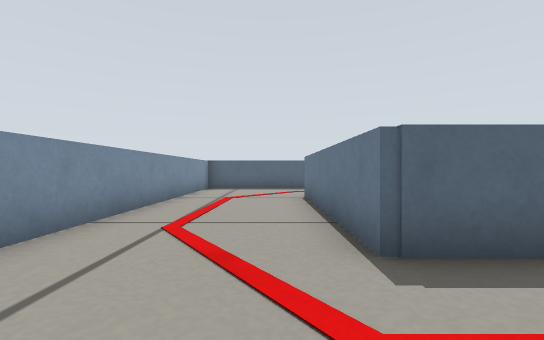
view 1 (above)

23 first-person views from a walk through a Gazebo world. The camera is 0.2 m above the floor, looks level and sees 85° across. The floor is counted in squares, 0.25 m on a side. Each view is taken from the middle of a square. On the plan, view 1 faces up. The plan holds only what a view shows up to about 11 squares ahead; the rest is blank.

view 2
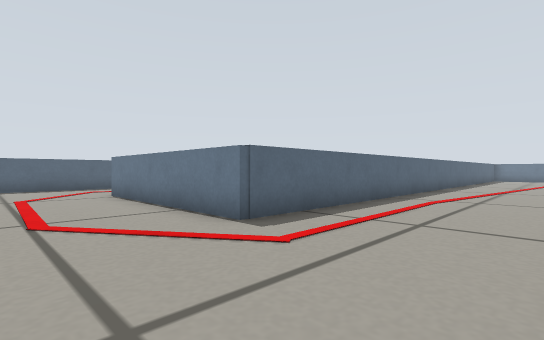

view 3
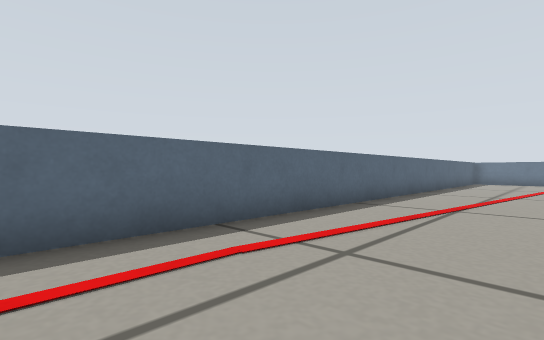

view 4
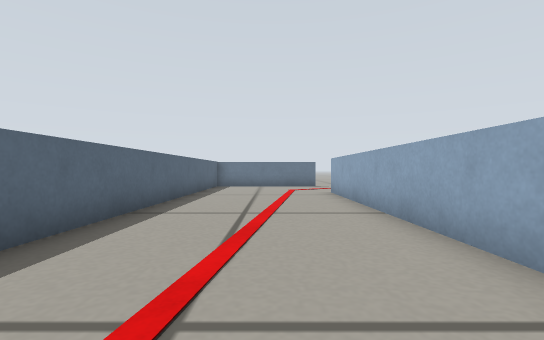

view 5
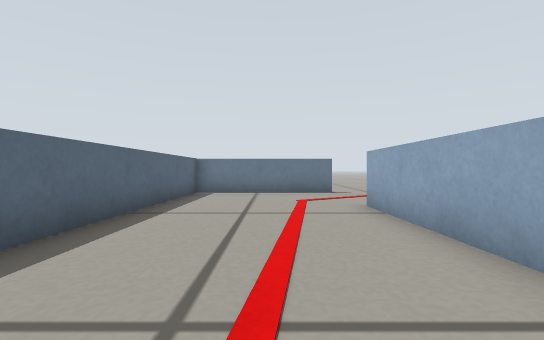

view 6
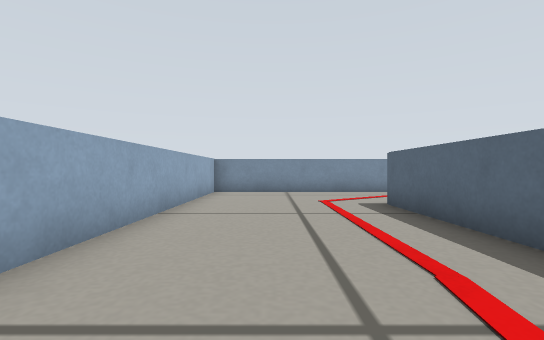

view 7
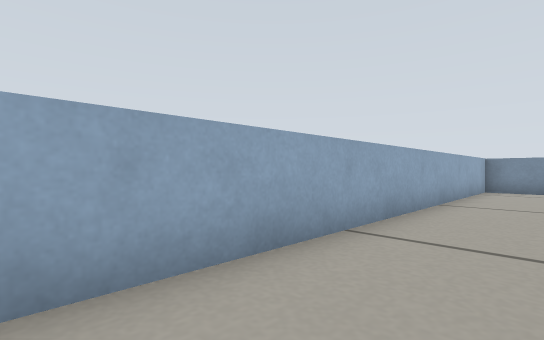

view 8
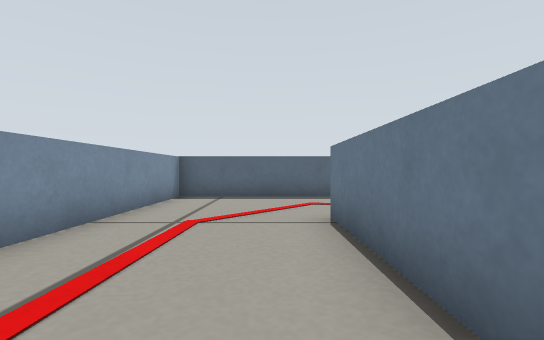

view 9
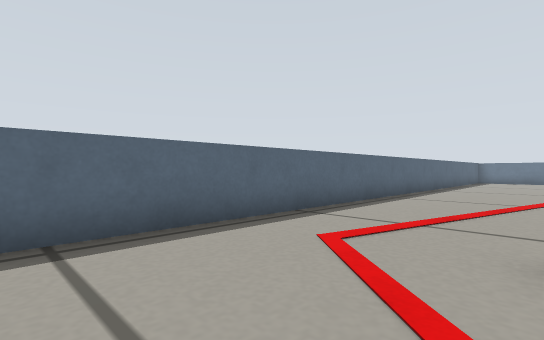

view 10
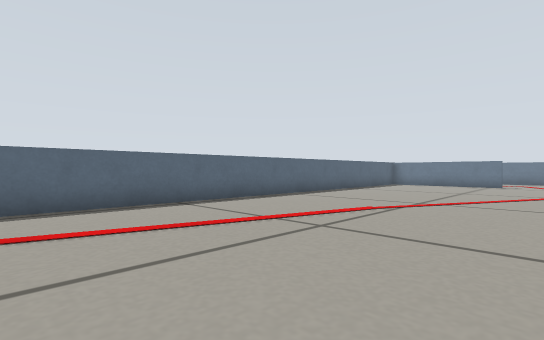

view 11
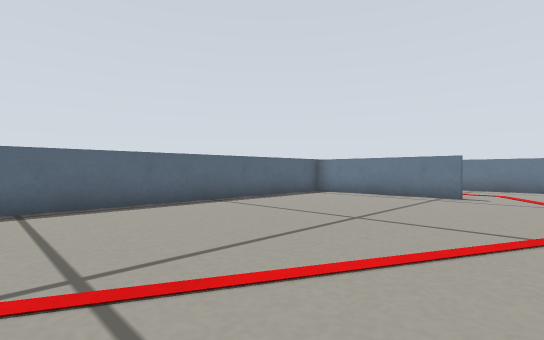

view 12
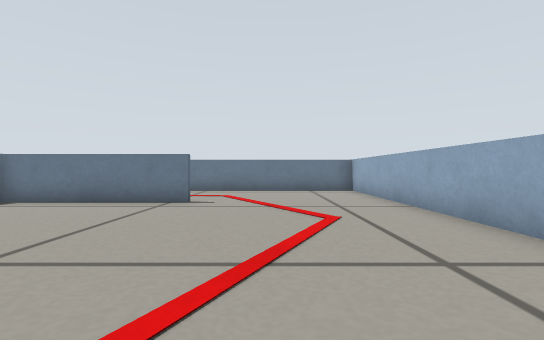

view 13
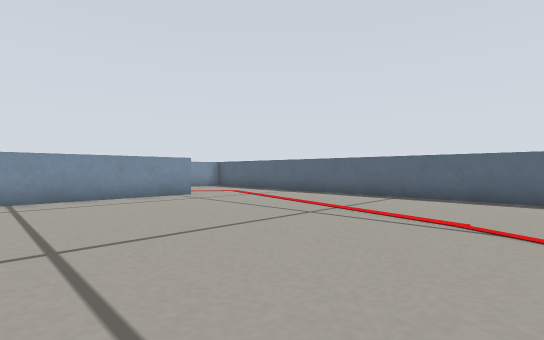

view 14
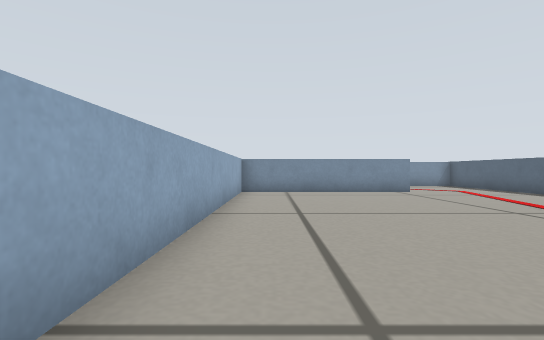

view 15
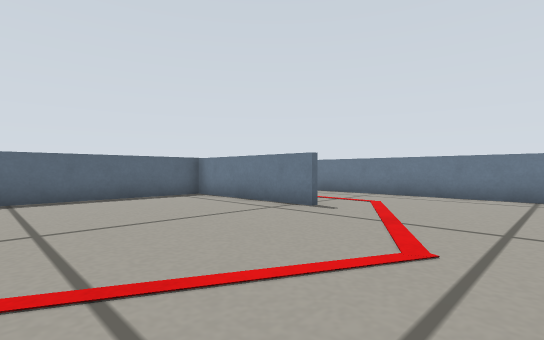

view 16
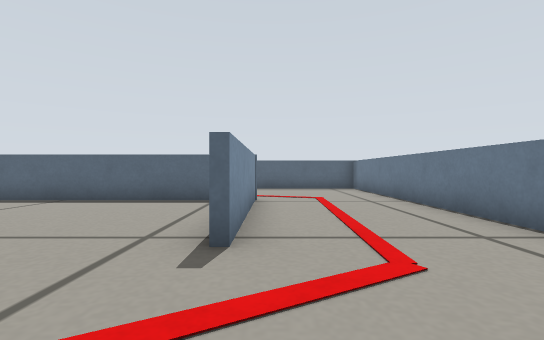

view 17
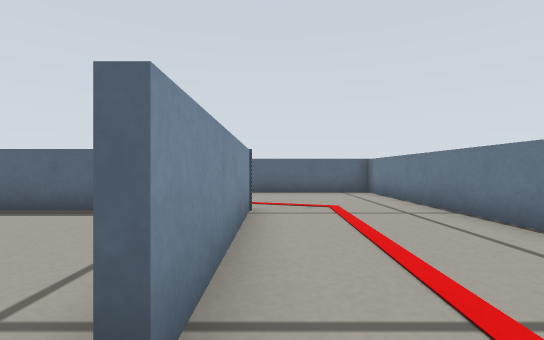

view 18
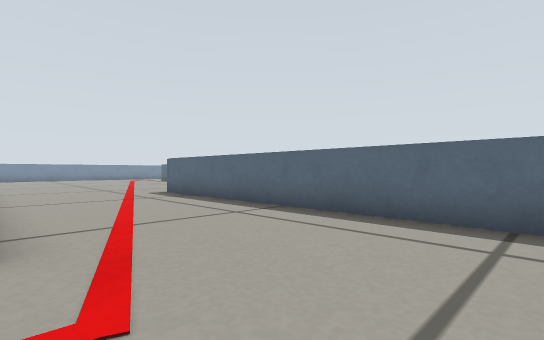

view 19
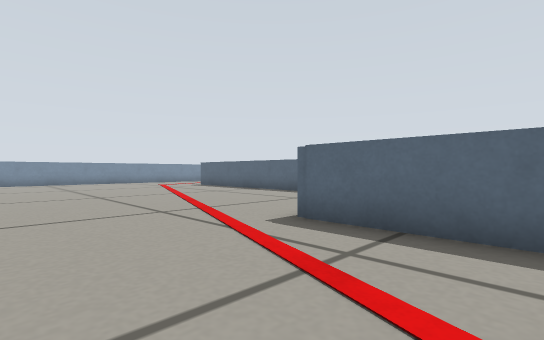

view 20
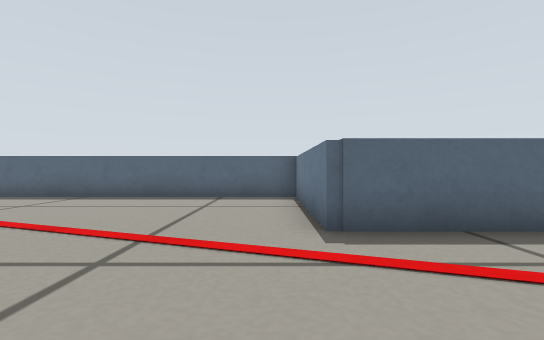

view 21
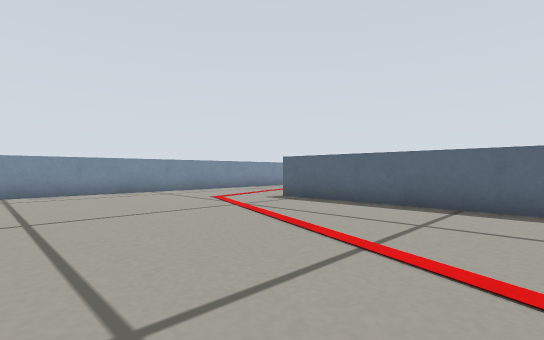

view 22
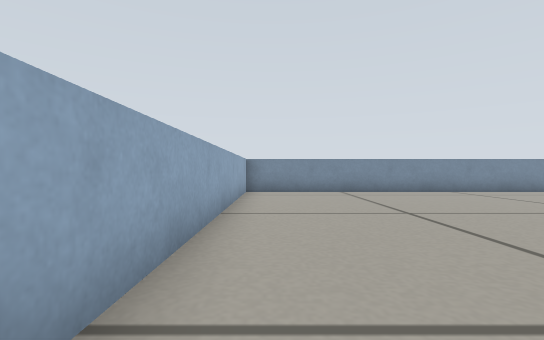

view 23
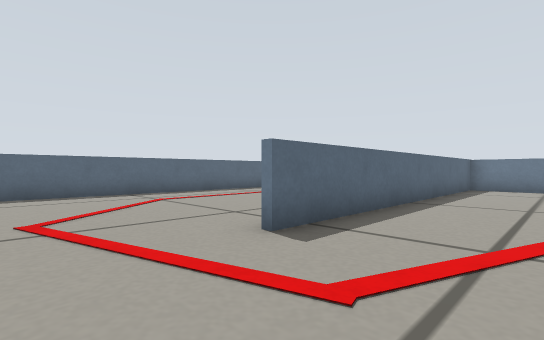

### Floor plan
Ten units are one square. View 1 is at (0, 0); x grows to the right and y downward. Boxes are objects, and circles mark ways between rooms. Rooms are numbered by the first view taken in them; rooms with no view inside come last. Other rooms are left out.
<svg viewBox="-34 -244 274 270">
<path fill="none" stroke="#000" d="M16 -128 -29 -128M-28 -129 -28 21 196 21M235 21 235 -27 10 -27 10 -90M154 -29 186 -29M12 -91 12 -29 109 -29M194 -80 194 -129M196 -128 16 -128M196 -129 196 -80M-25 -131 70 -131M186 -29 230 -29M-28 -239 -28 -129M235 -44 235 -179 127 -179 127 -227 16 -227"/>
<circle cx="10" cy="-110" r="3" fill="#2a7"/>
<circle cx="190" cy="-60" r="3" fill="#2a7"/>
<text x="80" y="-20">1</text>
<text x="100" y="-80">2</text>
<text x="110" y="-160">3</text>
</svg>
Room 1 opens to room 2. Room 2 opens to room 3.

Where each view was taken, in squares from view 1:
view 1: 0 up, 0 right, facing up
view 2: 1 down, 2 left, facing up-right
view 3: 1 down, 4 right, facing up-right
view 4: 0 up, 9 right, facing right
view 5: 0 up, 13 right, facing right
view 6: 0 up, 8 right, facing left
view 7: 0 up, 10 right, facing down-left
view 8: 4 up, 0 right, facing up
view 9: 9 up, 2 left, facing up-right
view 10: 6 up, 3 right, facing up-right
view 11: 6 up, 10 right, facing up-right
view 12: 6 up, 12 right, facing right
view 13: 4 up, 10 right, facing up-left
view 14: 4 up, 12 right, facing left
view 15: 4 up, 14 right, facing up-right
view 16: 5 up, 20 right, facing up
view 17: 7 up, 20 right, facing up
view 18: 13 up, 23 right, facing up-left
view 19: 14 up, 16 right, facing up-left
view 20: 14 up, 12 right, facing up
view 21: 16 up, 8 right, facing up-left
view 22: 14 up, 8 right, facing left
view 23: 20 up, 1 left, facing up-right
